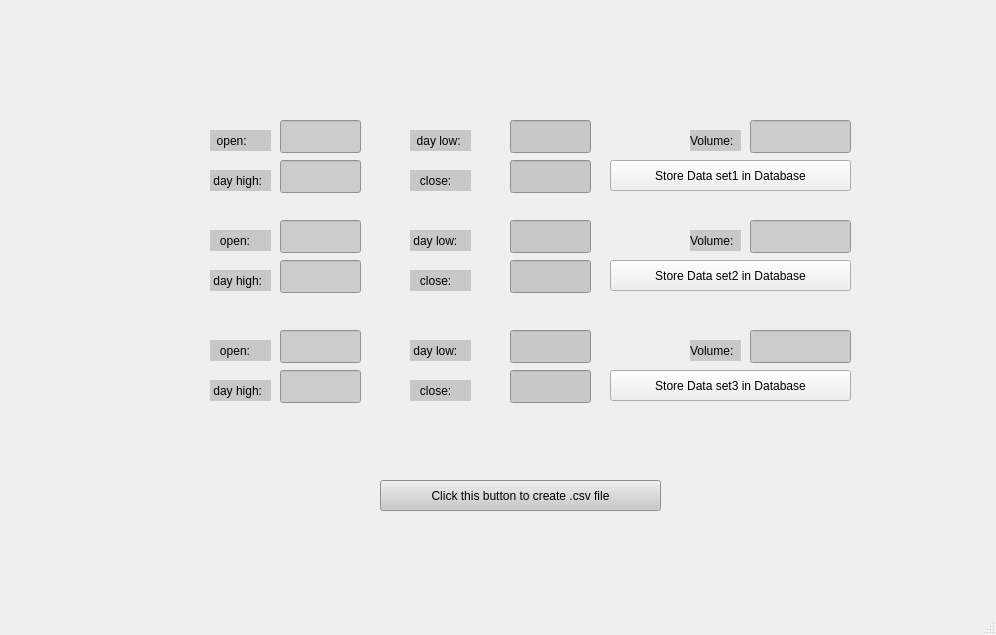
<?xml version="1.0" encoding="UTF-8"?>
<ui version="4.0">
 <class>MainWindow</class>
 <widget class="QMainWindow" name="MainWindow">
  <property name="geometry">
   <rect>
    <x>0</x>
    <y>0</y>
    <width>996</width>
    <height>635</height>
   </rect>
  </property>
  <property name="windowTitle">
   <string>Covariance Data</string>
  </property>
  <widget class="QWidget" name="centralwidget">
   <widget class="QLabel" name="label">
    <property name="geometry">
     <rect>
      <x>690</x>
      <y>130</y>
      <width>51</width>
      <height>21</height>
     </rect>
    </property>
    <property name="styleSheet">
     <string notr="true">background-color: rgb(200, 200, 200);
font: 9pt &quot;PMingLiU-ExtB&quot;;
</string>
    </property>
    <property name="text">
     <string>Volume:</string>
    </property>
   </widget>
   <widget class="QLineEdit" name="lineEdit">
    <property name="geometry">
     <rect>
      <x>750</x>
      <y>120</y>
      <width>101</width>
      <height>33</height>
     </rect>
    </property>
    <property name="styleSheet">
     <string notr="true">background-color: rgb(204, 204, 204);</string>
    </property>
   </widget>
   <widget class="QPushButton" name="pushButton">
    <property name="geometry">
     <rect>
      <x>610</x>
      <y>160</y>
      <width>241</width>
      <height>31</height>
     </rect>
    </property>
    <property name="styleSheet">
     <string notr="true">font: 9pt &quot;PMingLiU-ExtB&quot;;</string>
    </property>
    <property name="text">
     <string>Store Data set1 in Database</string>
    </property>
   </widget>
   <widget class="QLineEdit" name="lineEdit_3">
    <property name="geometry">
     <rect>
      <x>280</x>
      <y>120</y>
      <width>81</width>
      <height>33</height>
     </rect>
    </property>
    <property name="styleSheet">
     <string notr="true">
background-color: rgb(204, 204, 204);</string>
    </property>
   </widget>
   <widget class="QLineEdit" name="lineEdit_4">
    <property name="geometry">
     <rect>
      <x>510</x>
      <y>120</y>
      <width>81</width>
      <height>33</height>
     </rect>
    </property>
    <property name="styleSheet">
     <string notr="true">background-color: rgb(200, 200, 200);
font: 9pt &quot;PMingLiU-ExtB&quot;;
</string>
    </property>
   </widget>
   <widget class="QLineEdit" name="lineEdit_5">
    <property name="geometry">
     <rect>
      <x>280</x>
      <y>160</y>
      <width>81</width>
      <height>33</height>
     </rect>
    </property>
    <property name="styleSheet">
     <string notr="true">background-color: rgb(204, 204, 204);</string>
    </property>
   </widget>
   <widget class="QLineEdit" name="lineEdit_6">
    <property name="geometry">
     <rect>
      <x>510</x>
      <y>160</y>
      <width>81</width>
      <height>33</height>
     </rect>
    </property>
    <property name="styleSheet">
     <string notr="true">background-color: rgb(200, 200, 200);
font: 9pt &quot;PMingLiU-ExtB&quot;;
</string>
    </property>
   </widget>
   <widget class="QLabel" name="label_3">
    <property name="geometry">
     <rect>
      <x>210</x>
      <y>130</y>
      <width>61</width>
      <height>21</height>
     </rect>
    </property>
    <property name="styleSheet">
     <string notr="true">background-color: rgb(200, 200, 200);
font: 9pt &quot;PMingLiU-ExtB&quot;;</string>
    </property>
    <property name="text">
     <string>  open:</string>
    </property>
   </widget>
   <widget class="QLabel" name="label_4">
    <property name="geometry">
     <rect>
      <x>410</x>
      <y>130</y>
      <width>61</width>
      <height>21</height>
     </rect>
    </property>
    <property name="styleSheet">
     <string notr="true">background-color: rgb(200, 200, 200);
font: 9pt &quot;PMingLiU-ExtB&quot;;
</string>
    </property>
    <property name="text">
     <string>  day low:</string>
    </property>
   </widget>
   <widget class="QLabel" name="label_5">
    <property name="geometry">
     <rect>
      <x>410</x>
      <y>170</y>
      <width>61</width>
      <height>21</height>
     </rect>
    </property>
    <property name="styleSheet">
     <string notr="true">background-color: rgb(200, 200, 200);
font: 9pt &quot;PMingLiU-ExtB&quot;;
</string>
    </property>
    <property name="text">
     <string>   close:</string>
    </property>
   </widget>
   <widget class="QLabel" name="label_6">
    <property name="geometry">
     <rect>
      <x>210</x>
      <y>170</y>
      <width>61</width>
      <height>21</height>
     </rect>
    </property>
    <property name="styleSheet">
     <string notr="true">background-color: rgb(200, 200, 200);
font: 9pt &quot;PMingLiU-ExtB&quot;;</string>
    </property>
    <property name="text">
     <string> day high:</string>
    </property>
   </widget>
   <widget class="QLabel" name="label_7">
    <property name="geometry">
     <rect>
      <x>210</x>
      <y>230</y>
      <width>61</width>
      <height>21</height>
     </rect>
    </property>
    <property name="styleSheet">
     <string notr="true">background-color: rgb(200, 200, 200);
font: 9pt &quot;PMingLiU-ExtB&quot;;
</string>
    </property>
    <property name="text">
     <string>   open:</string>
    </property>
   </widget>
   <widget class="QLineEdit" name="lineEdit_7">
    <property name="geometry">
     <rect>
      <x>280</x>
      <y>260</y>
      <width>81</width>
      <height>33</height>
     </rect>
    </property>
    <property name="styleSheet">
     <string notr="true">background-color: rgb(204, 204, 204);</string>
    </property>
   </widget>
   <widget class="QLineEdit" name="lineEdit_8">
    <property name="geometry">
     <rect>
      <x>510</x>
      <y>220</y>
      <width>81</width>
      <height>33</height>
     </rect>
    </property>
    <property name="styleSheet">
     <string notr="true">background-color: rgb(200, 200, 200);
font: 9pt &quot;PMingLiU-ExtB&quot;;
</string>
    </property>
   </widget>
   <widget class="QLineEdit" name="lineEdit_2">
    <property name="geometry">
     <rect>
      <x>750</x>
      <y>220</y>
      <width>101</width>
      <height>33</height>
     </rect>
    </property>
    <property name="styleSheet">
     <string notr="true">background-color: rgb(204, 204, 204);</string>
    </property>
   </widget>
   <widget class="QLabel" name="label_2">
    <property name="geometry">
     <rect>
      <x>690</x>
      <y>230</y>
      <width>51</width>
      <height>21</height>
     </rect>
    </property>
    <property name="styleSheet">
     <string notr="true">background-color: rgb(200, 200, 200);
font: 9pt &quot;PMingLiU-ExtB&quot;;
</string>
    </property>
    <property name="text">
     <string>Volume:</string>
    </property>
   </widget>
   <widget class="QLabel" name="label_8">
    <property name="geometry">
     <rect>
      <x>410</x>
      <y>270</y>
      <width>61</width>
      <height>21</height>
     </rect>
    </property>
    <property name="styleSheet">
     <string notr="true">background-color: rgb(200, 200, 200);
font: 9pt &quot;PMingLiU-ExtB&quot;;
</string>
    </property>
    <property name="text">
     <string>   close:</string>
    </property>
   </widget>
   <widget class="QLabel" name="label_9">
    <property name="geometry">
     <rect>
      <x>210</x>
      <y>270</y>
      <width>61</width>
      <height>21</height>
     </rect>
    </property>
    <property name="styleSheet">
     <string notr="true">background-color: rgb(200, 200, 200);
font: 9pt &quot;PMingLiU-ExtB&quot;;</string>
    </property>
    <property name="text">
     <string> day high:</string>
    </property>
   </widget>
   <widget class="QLabel" name="label_10">
    <property name="geometry">
     <rect>
      <x>410</x>
      <y>230</y>
      <width>61</width>
      <height>21</height>
     </rect>
    </property>
    <property name="styleSheet">
     <string notr="true">background-color: rgb(200, 200, 200);
font: 9pt &quot;PMingLiU-ExtB&quot;;
</string>
    </property>
    <property name="text">
     <string> day low:</string>
    </property>
   </widget>
   <widget class="QLineEdit" name="lineEdit_9">
    <property name="geometry">
     <rect>
      <x>280</x>
      <y>220</y>
      <width>81</width>
      <height>33</height>
     </rect>
    </property>
    <property name="styleSheet">
     <string notr="true">background-color: rgb(204, 204, 204);
</string>
    </property>
   </widget>
   <widget class="QLineEdit" name="lineEdit_10">
    <property name="geometry">
     <rect>
      <x>510</x>
      <y>260</y>
      <width>81</width>
      <height>33</height>
     </rect>
    </property>
    <property name="styleSheet">
     <string notr="true">background-color: rgb(200, 200, 200);
font: 9pt &quot;PMingLiU-ExtB&quot;;
</string>
    </property>
   </widget>
   <widget class="QLabel" name="label_11">
    <property name="geometry">
     <rect>
      <x>210</x>
      <y>340</y>
      <width>61</width>
      <height>21</height>
     </rect>
    </property>
    <property name="styleSheet">
     <string notr="true">background-color: rgb(200, 200, 200);
font: 9pt &quot;PMingLiU-ExtB&quot;;</string>
    </property>
    <property name="text">
     <string>   open:</string>
    </property>
   </widget>
   <widget class="QLineEdit" name="lineEdit_11">
    <property name="geometry">
     <rect>
      <x>280</x>
      <y>370</y>
      <width>81</width>
      <height>33</height>
     </rect>
    </property>
    <property name="styleSheet">
     <string notr="true">background-color: rgb(204, 204, 204);</string>
    </property>
   </widget>
   <widget class="QLineEdit" name="lineEdit_12">
    <property name="geometry">
     <rect>
      <x>510</x>
      <y>330</y>
      <width>81</width>
      <height>33</height>
     </rect>
    </property>
    <property name="styleSheet">
     <string notr="true">background-color: rgb(200, 200, 200);
font: 9pt &quot;PMingLiU-ExtB&quot;;
</string>
    </property>
   </widget>
   <widget class="QLineEdit" name="lineEdit_13">
    <property name="geometry">
     <rect>
      <x>750</x>
      <y>330</y>
      <width>101</width>
      <height>33</height>
     </rect>
    </property>
    <property name="styleSheet">
     <string notr="true">background-color: rgb(204, 204, 204);</string>
    </property>
   </widget>
   <widget class="QLabel" name="label_12">
    <property name="geometry">
     <rect>
      <x>690</x>
      <y>340</y>
      <width>51</width>
      <height>21</height>
     </rect>
    </property>
    <property name="styleSheet">
     <string notr="true">background-color: rgb(200, 200, 200);
font: 9pt &quot;PMingLiU-ExtB&quot;;
</string>
    </property>
    <property name="text">
     <string>Volume:</string>
    </property>
   </widget>
   <widget class="QLabel" name="label_13">
    <property name="geometry">
     <rect>
      <x>410</x>
      <y>380</y>
      <width>61</width>
      <height>21</height>
     </rect>
    </property>
    <property name="styleSheet">
     <string notr="true">background-color: rgb(200, 200, 200);
font: 9pt &quot;PMingLiU-ExtB&quot;;
</string>
    </property>
    <property name="text">
     <string>   close:</string>
    </property>
   </widget>
   <widget class="QLabel" name="label_14">
    <property name="geometry">
     <rect>
      <x>210</x>
      <y>380</y>
      <width>61</width>
      <height>21</height>
     </rect>
    </property>
    <property name="styleSheet">
     <string notr="true">background-color: rgb(200, 200, 200);
font: 9pt &quot;PMingLiU-ExtB&quot;;</string>
    </property>
    <property name="text">
     <string> day high:</string>
    </property>
   </widget>
   <widget class="QLabel" name="label_15">
    <property name="geometry">
     <rect>
      <x>410</x>
      <y>340</y>
      <width>61</width>
      <height>21</height>
     </rect>
    </property>
    <property name="styleSheet">
     <string notr="true">background-color: rgb(200, 200, 200);
font: 9pt &quot;PMingLiU-ExtB&quot;;
</string>
    </property>
    <property name="text">
     <string> day low:</string>
    </property>
   </widget>
   <widget class="QLineEdit" name="lineEdit_14">
    <property name="geometry">
     <rect>
      <x>280</x>
      <y>330</y>
      <width>81</width>
      <height>33</height>
     </rect>
    </property>
    <property name="styleSheet">
     <string notr="true">background-color: rgb(204, 204, 204);</string>
    </property>
   </widget>
   <widget class="QLineEdit" name="lineEdit_15">
    <property name="geometry">
     <rect>
      <x>510</x>
      <y>370</y>
      <width>81</width>
      <height>33</height>
     </rect>
    </property>
    <property name="styleSheet">
     <string notr="true">background-color: rgb(200, 200, 200);
font: 9pt &quot;PMingLiU-ExtB&quot;;
</string>
    </property>
   </widget>
   <widget class="QPushButton" name="pushButton_2">
    <property name="geometry">
     <rect>
      <x>610</x>
      <y>260</y>
      <width>241</width>
      <height>31</height>
     </rect>
    </property>
    <property name="styleSheet">
     <string notr="true">font: 9pt &quot;PMingLiU-ExtB&quot;;</string>
    </property>
    <property name="text">
     <string>Store Data set2 in Database</string>
    </property>
   </widget>
   <widget class="QPushButton" name="pushButton_3">
    <property name="geometry">
     <rect>
      <x>610</x>
      <y>370</y>
      <width>241</width>
      <height>31</height>
     </rect>
    </property>
    <property name="styleSheet">
     <string notr="true">font: 9pt &quot;PMingLiU-ExtB&quot;;</string>
    </property>
    <property name="text">
     <string>Store Data set3 in Database</string>
    </property>
   </widget>
   <widget class="QPushButton" name="pushButton_4">
    <property name="geometry">
     <rect>
      <x>380</x>
      <y>480</y>
      <width>281</width>
      <height>31</height>
     </rect>
    </property>
    <property name="styleSheet">
     <string notr="true">background-color: rgb(200, 200, 200);
font: 9pt &quot;PMingLiU-ExtB&quot;;
</string>
    </property>
    <property name="text">
     <string>Click this button to create .csv file</string>
    </property>
   </widget>
   <widget class="QLabel" name="label_16">
    <property name="geometry">
     <rect>
      <x>160</x>
      <y>20</y>
      <width>1271</width>
      <height>551</height>
     </rect>
    </property>
    <property name="text">
     <string/>
    </property>
    <property name="pixmap">
     <pixmap>../Users/anant/Desktop/BSE_Sensex_Budget.jpg</pixmap>
    </property>
   </widget>
   <zorder>label_16</zorder>
   <zorder>label</zorder>
   <zorder>lineEdit</zorder>
   <zorder>pushButton</zorder>
   <zorder>lineEdit_3</zorder>
   <zorder>lineEdit_4</zorder>
   <zorder>lineEdit_5</zorder>
   <zorder>lineEdit_6</zorder>
   <zorder>label_3</zorder>
   <zorder>label_4</zorder>
   <zorder>label_5</zorder>
   <zorder>label_6</zorder>
   <zorder>label_7</zorder>
   <zorder>lineEdit_7</zorder>
   <zorder>lineEdit_8</zorder>
   <zorder>lineEdit_2</zorder>
   <zorder>label_2</zorder>
   <zorder>label_8</zorder>
   <zorder>label_9</zorder>
   <zorder>label_10</zorder>
   <zorder>lineEdit_9</zorder>
   <zorder>lineEdit_10</zorder>
   <zorder>label_11</zorder>
   <zorder>lineEdit_11</zorder>
   <zorder>lineEdit_12</zorder>
   <zorder>lineEdit_13</zorder>
   <zorder>label_12</zorder>
   <zorder>label_13</zorder>
   <zorder>label_14</zorder>
   <zorder>label_15</zorder>
   <zorder>lineEdit_14</zorder>
   <zorder>lineEdit_15</zorder>
   <zorder>pushButton_2</zorder>
   <zorder>pushButton_3</zorder>
   <zorder>pushButton_4</zorder>
  </widget>
  <widget class="QStatusBar" name="statusbar"/>
 </widget>
 <resources/>
 <connections/>
</ui>
